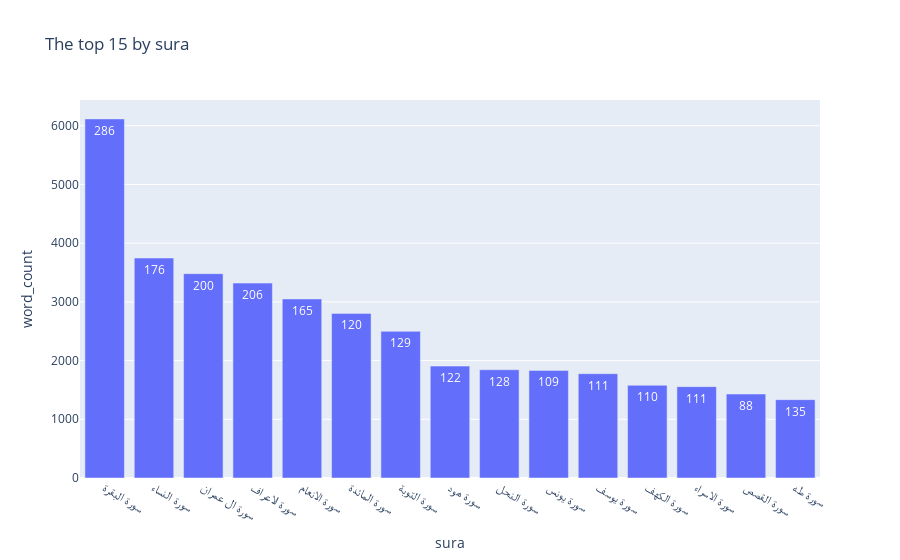

This figure's notebook cell:
### Markdown cell above
<h5>The longest Sura's (Number of words by each sura)

### Code cell
quran['separated_text'] = quran['text'].str.split(' ')
quran['word_count'] = quran.separated_text.progress_map(lambda x : len(x))
sura_word_count = quran.groupby('sura').agg({'text':'count','word_count':'sum'}).sort_values('word_count', ascending=False).reset_index().head(15)
fig = px.bar(sura_word_count, x='sura',y='word_count', text='text', title=f'The top {len(sura_word_count)} by sura')
fig.update_traces(customdata  = np.stack((sura_word_count['sura'],sura_word_count["text"]), axis=1), hovertemplate='Sura: %{x}<br>Number of words: %{y}<br>N° of aya\'s: %{customdata[1]}')
fig.show()

### Figure 1 — Plotly figure (JSON) as saved in the notebook; plotly's stock layout.template omitted (floating-point values rounded to 4 significant figures)
{"data": [{"alignmentgroup": "True", "customdata": [["سورة البقرة", 286], ["سورة النساء", 176], ["سورة ال عمران", 200], ["سورة الاعراف", 206], ["سورة الانعام", 165], ["سورة المائدة", 120], ["سورة التوبة", 129], ["سورة هود", 122], ["سورة النحل", 128], ["سورة يونس", 109], ["سورة يوسف", 111], ["سورة الكهف", 110], ["سورة الاسراء", 111], ["سورة القصص", 88], ["سورة طه", 135]], "hovertemplate": "Sura: %{x}<br>Number of words: %{y}<br>N° of aya's: %{customdata[1]}", "legendgroup": "", "marker": {"color": "#636efa", "pattern": {"shape": ""}}, "name": "", "offsetgroup": "", "orientation": "v", "showlegend": false, "text": [286, 176, 200, 206, 165, 120, 129, 122, 128, 109, 111, 110, 111, 88, 135], "textposition": "auto", "type": "bar", "x": ["سورة البقرة", "سورة النساء", "سورة ال عمران", "سورة الاعراف", "سورة الانعام", "سورة المائدة", "سورة التوبة", "سورة هود", "سورة النحل", "سورة يونس", "سورة يوسف", "سورة الكهف", "سورة الاسراء", "سورة القصص", "سورة طه"], "xaxis": "x", "y": [6117, 3747, 3481, 3320, 3050, 2804, 2498, 1906, 1844, 1833, 1777, 1579, 1556, 1430, 1335], "yaxis": "y"}], "layout": {"barmode": "relative", "legend": {"tracegroupgap": 0}, "title": {"text": "The top 15 by sura"}, "xaxis": {"anchor": "y", "domain": [0, 1], "title": {"text": "sura"}}, "yaxis": {"anchor": "x", "domain": [0, 1], "title": {"text": "word_count"}}}}
